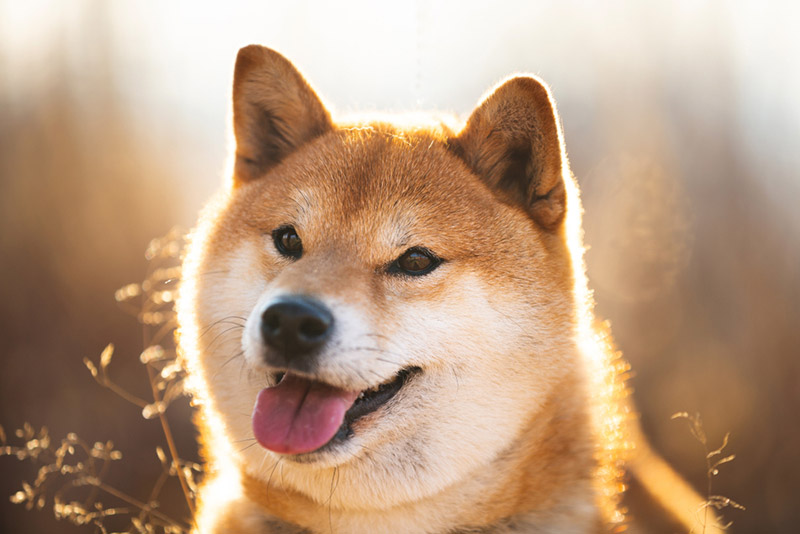
#> input picture chiba.jpg, 800 x 534 px
$ python TestImageread.py
#> lines starting #> are read from the running program, lines starting #| are printed output that depends on the picture
import cv2
img = cv2.imread('chiba.jpg')
#> img is the input picture: shape (534, 800, 3); mean B, G, R 129.9, 156, 186.8
#r, g, b = img[0], img[1], img[2]
#cv2.imshow('Image Chiba',img)
img_gray = cv2.cvtColor(img,cv2.COLOR_BGR2GRAY)
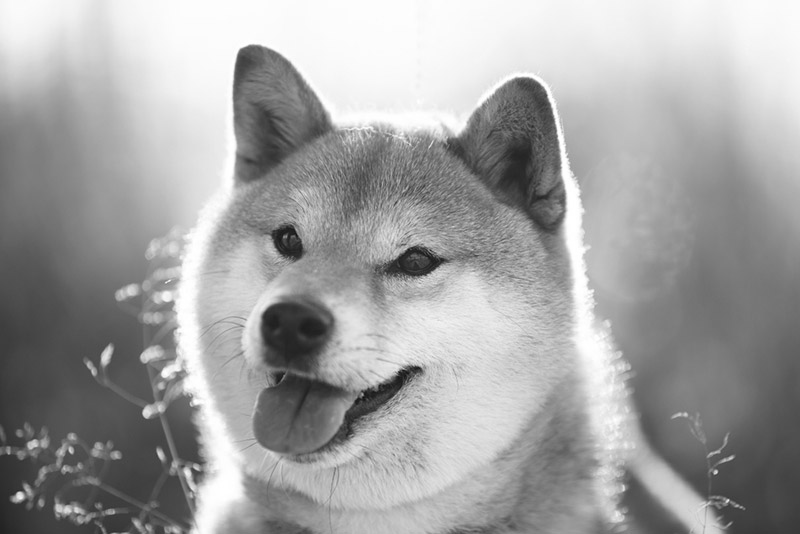
#> img_gray: shape (534, 800); min 14, max 255, mean 162.3
#cv2.imshow('Image Chiba Gray',img_gray)
img_hsv = cv2.cvtColor(img,cv2.COLOR_RGB2HSV)
#> img_hsv: shape (534, 800, 3); mean H, S, V 104.4, 86.6, 186.9
#cv2.imshow('Image Chiba HSV',img_hsv)
img_rgb = cv2.cvtColor(img_gray,cv2.COLOR_GRAY2BGR)
#cv2.imshow('Image Chiba RGB',img_rgb)
img_r, img_c = img_gray.shape
#> img_r = 534; img_c = 800
print('img r = ',img_r)
#| img r =  534
print('img c = ', img_c)
#| img c =  800
print('pixel = ',img_r * img_c)
#| pixel =  427200
k = img_gray
kk = img
for i in range(img_r):
    for j in range(img_c):
        k[i, j] = 0.2989*img[i,j,2] + 0.5870*img[i,j,1] + 0.1140*img[i,j,0]  #0.2989 * r + 0.5870 * g + 0.1140 * b
        kk[i,j,2] = img[i,j,2] #R
        kk[i, j, 1] = 0  # G
        kk[i, j, 0] = 0  # B
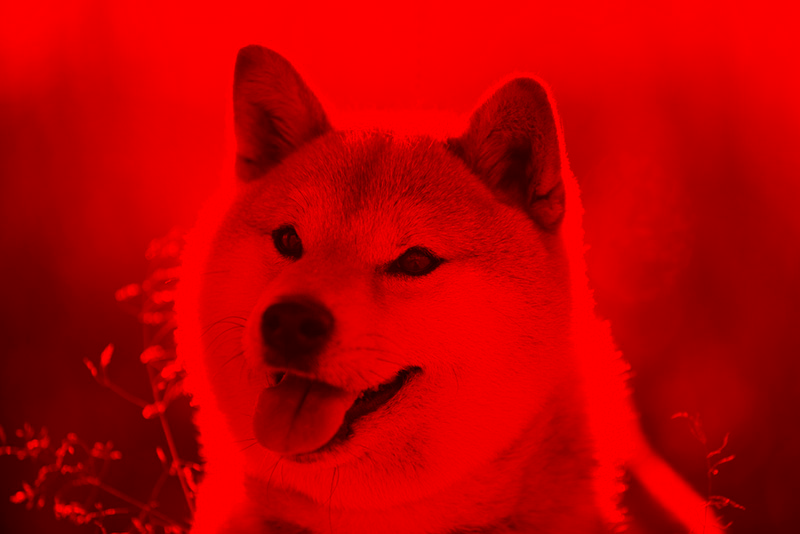
#> kk: shape (534, 800, 3); mean B, G, R 0, 0, 186.8
        #print(k)
cv2.imshow('Gray img',k)
cv2.imshow('New img', kk)
cv2.waitKey(0)
cv2.destroyAllWindows()

$ run again, with Dog.jpg copied over chiba.jpg
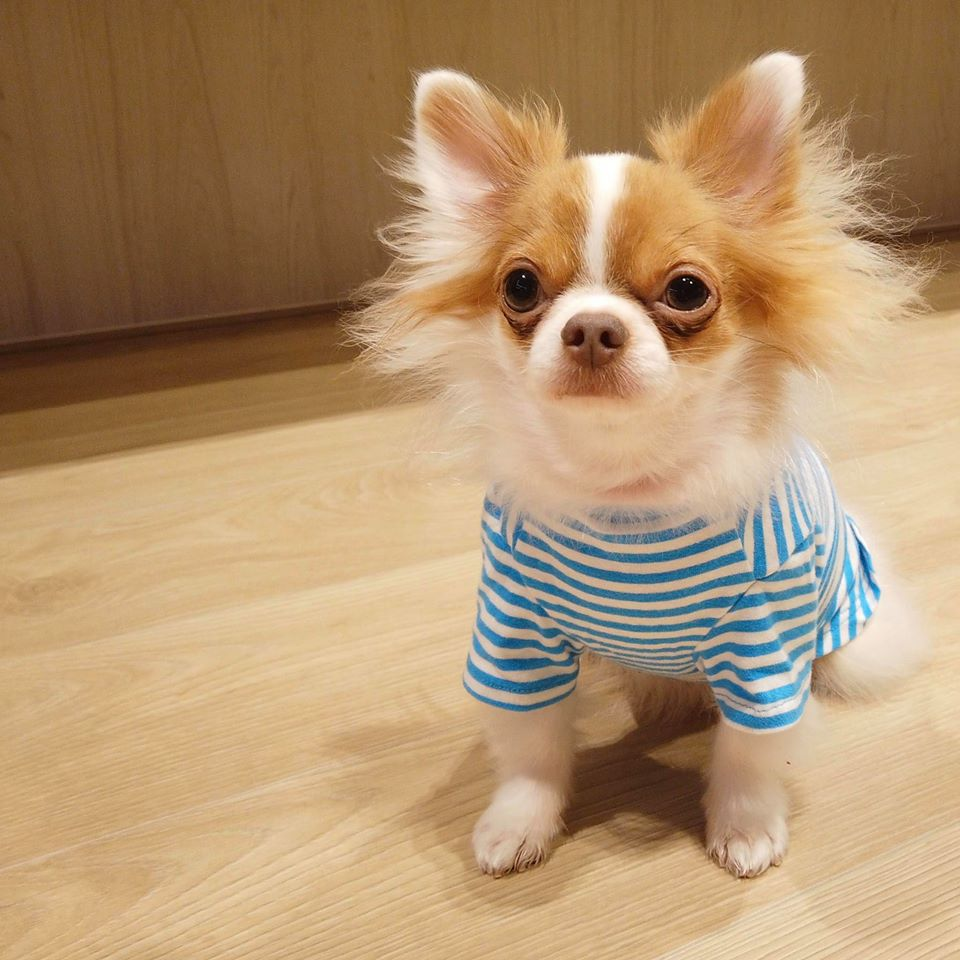
#> input picture Dog.jpg, 960 x 960 px
#> img is the input picture: shape (960, 960, 3); mean B, G, R 111.2, 147.7, 178.7
#> `img_gray = cv2.cvtColor(img,cv2.COLOR_BGR2GRAY)`:
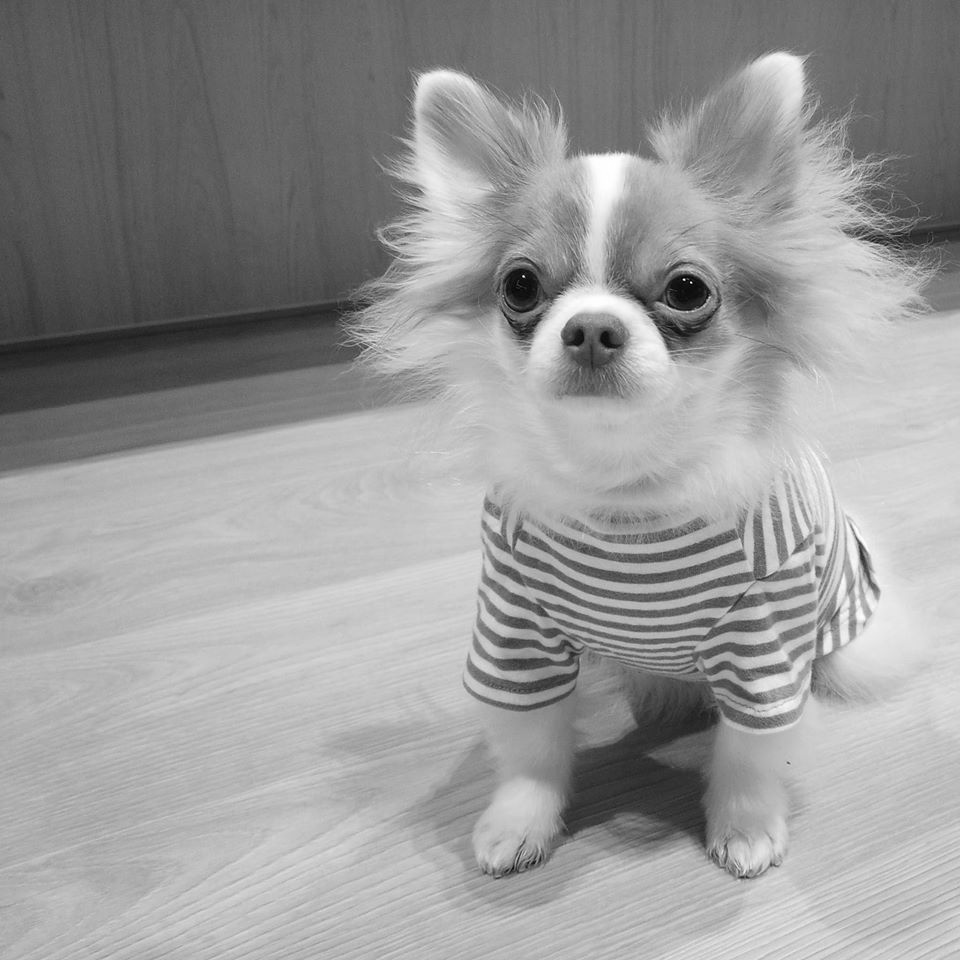
#> img_gray: shape (960, 960); min 0, max 255, mean 152.8
#> img_hsv: shape (960, 960, 3); mean H, S, V 100.6, 110.4, 181.4
#| img r =  960
#| img c =  960
#| pixel =  921600
#> after the loop `for i in range(img_r):`:
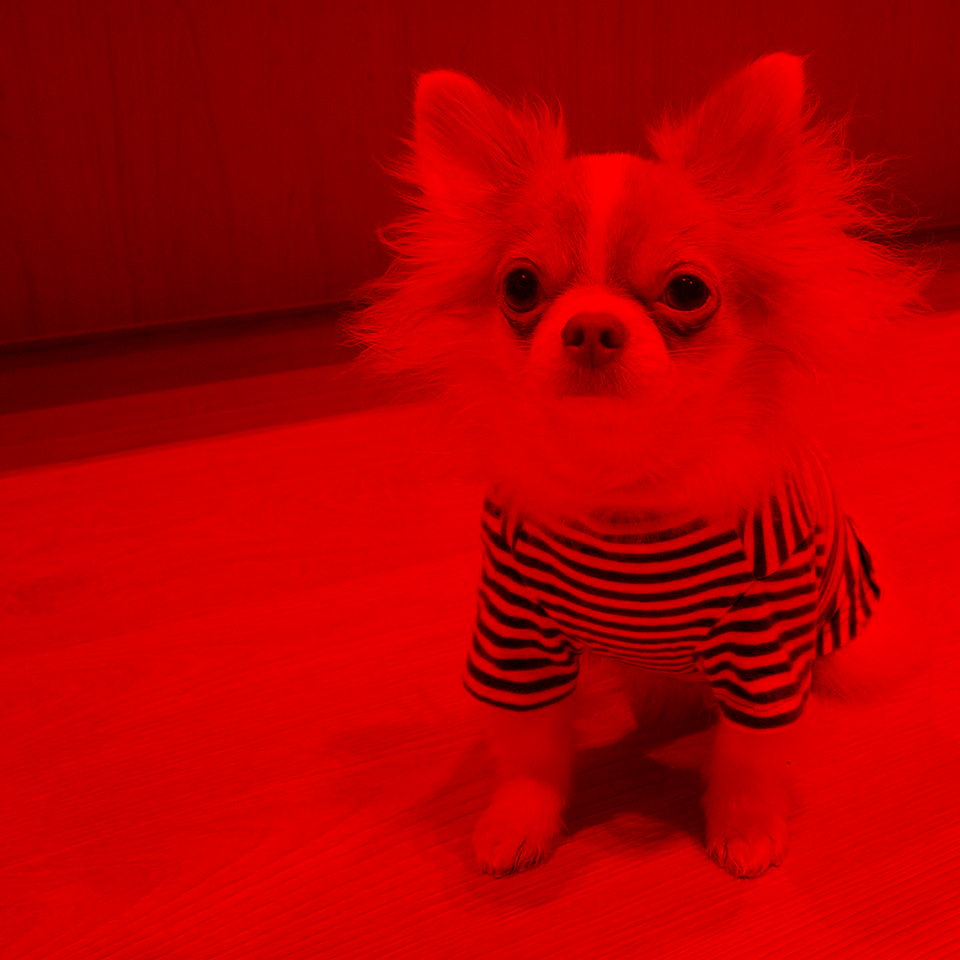
#> kk: shape (960, 960, 3); mean B, G, R 0, 0, 178.7

$ run again, with Dog1.jpg copied over chiba.jpg
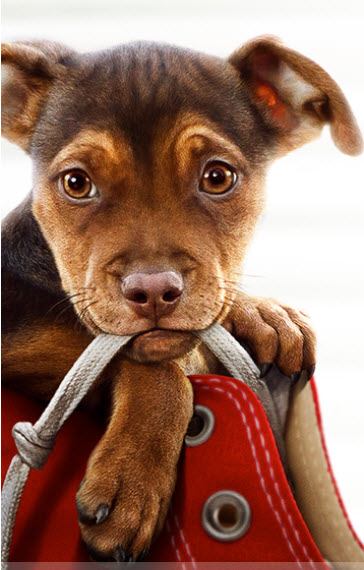
#> input picture Dog1.jpg, 364 x 570 px
#> img is the input picture: shape (570, 364, 3); mean B, G, R 96.6, 113.2, 152
#> `img_gray = cv2.cvtColor(img,cv2.COLOR_BGR2GRAY)`:
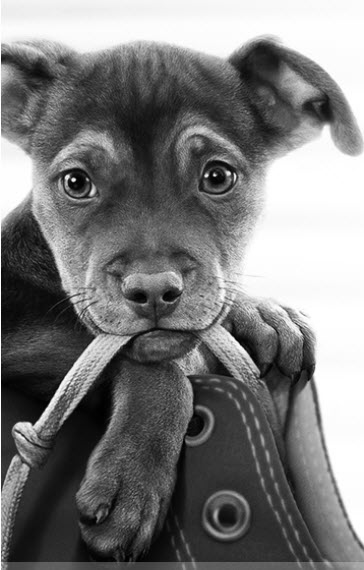
#> img_gray: shape (570, 364); min 0, max 255, mean 122.9
#> img_hsv: shape (570, 364, 3); mean H, S, V 96.4, 124.3, 152.1
#| img r =  570
#| img c =  364
#| pixel =  207480
#> after the loop `for i in range(img_r):`:
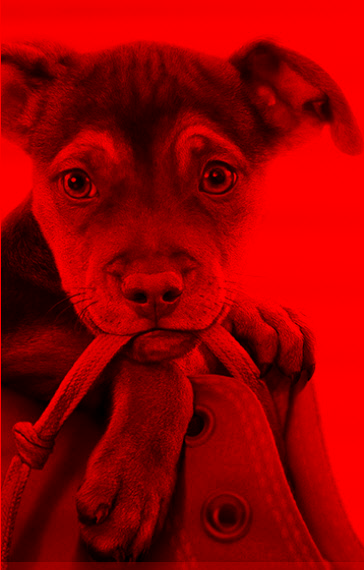
#> kk: shape (570, 364, 3); mean B, G, R 0, 0, 152
